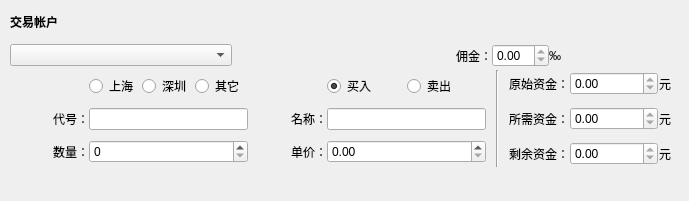
<?xml version="1.0" encoding="UTF-8"?>
<ui version="4.0">
 <class>myExchangeFormStock</class>
 <widget class="QWidget" name="myExchangeFormStock">
  <property name="geometry">
   <rect>
    <x>0</x>
    <y>0</y>
    <width>689</width>
    <height>201</height>
   </rect>
  </property>
  <property name="windowTitle">
   <string>Form</string>
  </property>
  <widget class="QWidget" name="layoutWidget">
   <property name="geometry">
    <rect>
     <x>10</x>
     <y>70</y>
     <width>661</width>
     <height>97</height>
    </rect>
   </property>
   <layout class="QHBoxLayout" name="horizontalLayout_3" stretch="0,0,0">
    <property name="spacing">
     <number>10</number>
    </property>
    <item>
     <layout class="QGridLayout" name="gridLayoutAsset" rowstretch="1,1,1" columnstretch="1,2,1,2">
      <property name="horizontalSpacing">
       <number>0</number>
      </property>
      <property name="verticalSpacing">
       <number>6</number>
      </property>
      <item row="2" column="2">
       <widget class="QLabel" name="labelPrice">
        <property name="text">
         <string>单价：</string>
        </property>
        <property name="alignment">
         <set>Qt::AlignRight|Qt::AlignTrailing|Qt::AlignVCenter</set>
        </property>
        <property name="buddy">
         <cstring>spinBoxPrice</cstring>
        </property>
       </widget>
      </item>
      <item row="2" column="0">
       <widget class="QLabel" name="labelAmount">
        <property name="text">
         <string>数量：</string>
        </property>
        <property name="alignment">
         <set>Qt::AlignRight|Qt::AlignTrailing|Qt::AlignVCenter</set>
        </property>
        <property name="buddy">
         <cstring>spinBoxAmount</cstring>
        </property>
       </widget>
      </item>
      <item row="2" column="1">
       <widget class="QSpinBox" name="spinBoxAmount">
        <property name="alignment">
         <set>Qt::AlignLeading|Qt::AlignLeft|Qt::AlignVCenter</set>
        </property>
        <property name="minimum">
         <number>0</number>
        </property>
        <property name="maximum">
         <number>100000000</number>
        </property>
        <property name="singleStep">
         <number>100</number>
        </property>
       </widget>
      </item>
      <item row="2" column="3">
       <widget class="QDoubleSpinBox" name="spinBoxPrice">
        <property name="minimum">
         <double>0.000000000000000</double>
        </property>
        <property name="maximum">
         <double>1000000.000000000000000</double>
        </property>
       </widget>
      </item>
      <item row="1" column="2">
       <widget class="QLabel" name="labelName">
        <property name="text">
         <string>名称：</string>
        </property>
        <property name="alignment">
         <set>Qt::AlignRight|Qt::AlignTrailing|Qt::AlignVCenter</set>
        </property>
        <property name="buddy">
         <cstring>nameLineEdit</cstring>
        </property>
       </widget>
      </item>
      <item row="1" column="0">
       <widget class="QLabel" name="labelCode">
        <property name="text">
         <string>代号：</string>
        </property>
        <property name="alignment">
         <set>Qt::AlignRight|Qt::AlignTrailing|Qt::AlignVCenter</set>
        </property>
        <property name="buddy">
         <cstring>codeLineEdit</cstring>
        </property>
       </widget>
      </item>
      <item row="1" column="1">
       <widget class="QLineEdit" name="codeLineEdit"/>
      </item>
      <item row="1" column="3">
       <widget class="QLineEdit" name="nameLineEdit"/>
      </item>
      <item row="0" column="1">
       <layout class="QHBoxLayout" name="hlMarket">
        <item>
         <widget class="QRadioButton" name="radioSH">
          <property name="text">
           <string>上海</string>
          </property>
         </widget>
        </item>
        <item>
         <widget class="QRadioButton" name="radioSZ">
          <property name="text">
           <string>深圳</string>
          </property>
         </widget>
        </item>
        <item>
         <widget class="QRadioButton" name="radioOther">
          <property name="text">
           <string>其它</string>
          </property>
         </widget>
        </item>
       </layout>
      </item>
      <item row="0" column="3">
       <layout class="QHBoxLayout" name="hlBuySell">
        <item>
         <widget class="QRadioButton" name="radioBuy">
          <property name="text">
           <string>买入</string>
          </property>
          <property name="checked">
           <bool>true</bool>
          </property>
         </widget>
        </item>
        <item>
         <widget class="QRadioButton" name="radioSell">
          <property name="text">
           <string>卖出</string>
          </property>
         </widget>
        </item>
       </layout>
      </item>
     </layout>
    </item>
    <item>
     <widget class="Line" name="line">
      <property name="orientation">
       <enum>Qt::Vertical</enum>
      </property>
     </widget>
    </item>
    <item>
     <layout class="QGridLayout" name="gridLayout_6">
      <property name="horizontalSpacing">
       <number>1</number>
      </property>
      <item row="1" column="1">
       <widget class="QDoubleSpinBox" name="moneySpinBox">
        <property name="readOnly">
         <bool>true</bool>
        </property>
        <property name="minimum">
         <double>-1000000.000000000000000</double>
        </property>
        <property name="maximum">
         <double>1000000.000000000000000</double>
        </property>
       </widget>
      </item>
      <item row="2" column="1">
       <widget class="QDoubleSpinBox" name="moneySpinBoxRemain">
        <property name="readOnly">
         <bool>true</bool>
        </property>
        <property name="minimum">
         <double>-1000000.000000000000000</double>
        </property>
        <property name="maximum">
         <double>1000000.000000000000000</double>
        </property>
       </widget>
      </item>
      <item row="2" column="0">
       <widget class="QLabel" name="labelMoneyRemain">
        <property name="layoutDirection">
         <enum>Qt::LeftToRight</enum>
        </property>
        <property name="text">
         <string>剩余资金：</string>
        </property>
        <property name="alignment">
         <set>Qt::AlignRight|Qt::AlignTrailing|Qt::AlignVCenter</set>
        </property>
        <property name="buddy">
         <cstring>moneySpinBoxRemain</cstring>
        </property>
       </widget>
      </item>
      <item row="1" column="2">
       <widget class="QLabel" name="label">
        <property name="text">
         <string>元</string>
        </property>
       </widget>
      </item>
      <item row="2" column="2">
       <widget class="QLabel" name="label_9">
        <property name="text">
         <string>元</string>
        </property>
       </widget>
      </item>
      <item row="1" column="0">
       <widget class="QLabel" name="labelMoney">
        <property name="layoutDirection">
         <enum>Qt::LeftToRight</enum>
        </property>
        <property name="text">
         <string>所需资金：</string>
        </property>
        <property name="alignment">
         <set>Qt::AlignRight|Qt::AlignTrailing|Qt::AlignVCenter</set>
        </property>
        <property name="buddy">
         <cstring>moneySpinBox</cstring>
        </property>
       </widget>
      </item>
      <item row="0" column="0">
       <widget class="QLabel" name="labelMoneyOrigin">
        <property name="layoutDirection">
         <enum>Qt::LeftToRight</enum>
        </property>
        <property name="text">
         <string>原始资金：</string>
        </property>
        <property name="alignment">
         <set>Qt::AlignRight|Qt::AlignTrailing|Qt::AlignVCenter</set>
        </property>
       </widget>
      </item>
      <item row="0" column="2">
       <widget class="QLabel" name="label_10">
        <property name="text">
         <string>元</string>
        </property>
       </widget>
      </item>
      <item row="0" column="1">
       <widget class="QDoubleSpinBox" name="moneySpinBoxTotal">
        <property name="readOnly">
         <bool>true</bool>
        </property>
        <property name="minimum">
         <double>-1000000.000000000000000</double>
        </property>
        <property name="maximum">
         <double>1000000.000000000000000</double>
        </property>
       </widget>
      </item>
     </layout>
    </item>
   </layout>
  </widget>
  <widget class="QWidget" name="verticalLayoutWidget">
   <property name="geometry">
    <rect>
     <x>10</x>
     <y>6</y>
     <width>551</width>
     <height>61</height>
    </rect>
   </property>
   <layout class="QVBoxLayout" name="vlMoneyAccount" stretch="0,0">
    <item>
     <layout class="QHBoxLayout" name="horizontalLayout" stretch="10">
      <item>
       <widget class="QLabel" name="labelAccount1">
        <property name="font">
         <font>
          <weight>75</weight>
          <bold>true</bold>
         </font>
        </property>
        <property name="text">
         <string>交易帐户</string>
        </property>
       </widget>
      </item>
     </layout>
    </item>
    <item>
     <layout class="QHBoxLayout" name="horizontalLayout_2" stretch="1,1,0">
      <property name="spacing">
       <number>2</number>
      </property>
      <item>
       <widget class="QComboBox" name="moneyAccount"/>
      </item>
      <item>
       <spacer name="horizontalSpacer">
        <property name="orientation">
         <enum>Qt::Horizontal</enum>
        </property>
        <property name="sizeHint" stdset="0">
         <size>
          <width>40</width>
          <height>20</height>
         </size>
        </property>
       </spacer>
      </item>
      <item>
       <layout class="QGridLayout" name="gridLayout_3" columnstretch="1,3,1">
        <property name="spacing">
         <number>0</number>
        </property>
        <item row="0" column="1">
         <widget class="QDoubleSpinBox" name="feeRateSpinBox">
          <property name="readOnly">
           <bool>true</bool>
          </property>
          <property name="singleStep">
           <double>0.100000000000000</double>
          </property>
         </widget>
        </item>
        <item row="0" column="0">
         <widget class="QLabel" name="labelFee">
          <property name="text">
           <string>佣金：</string>
          </property>
          <property name="buddy">
           <cstring>feeRateSpinBox</cstring>
          </property>
         </widget>
        </item>
        <item row="0" column="2">
         <widget class="QLabel" name="labelFeeUnit">
          <property name="text">
           <string>‰</string>
          </property>
         </widget>
        </item>
       </layout>
      </item>
     </layout>
    </item>
   </layout>
  </widget>
 </widget>
 <tabstops>
  <tabstop>moneyAccount</tabstop>
  <tabstop>radioSH</tabstop>
  <tabstop>radioSZ</tabstop>
  <tabstop>radioOther</tabstop>
  <tabstop>radioBuy</tabstop>
  <tabstop>radioSell</tabstop>
  <tabstop>codeLineEdit</tabstop>
  <tabstop>nameLineEdit</tabstop>
  <tabstop>spinBoxAmount</tabstop>
  <tabstop>spinBoxPrice</tabstop>
  <tabstop>moneySpinBoxTotal</tabstop>
  <tabstop>moneySpinBox</tabstop>
  <tabstop>moneySpinBoxRemain</tabstop>
  <tabstop>feeRateSpinBox</tabstop>
 </tabstops>
 <resources/>
 <connections/>
</ui>
